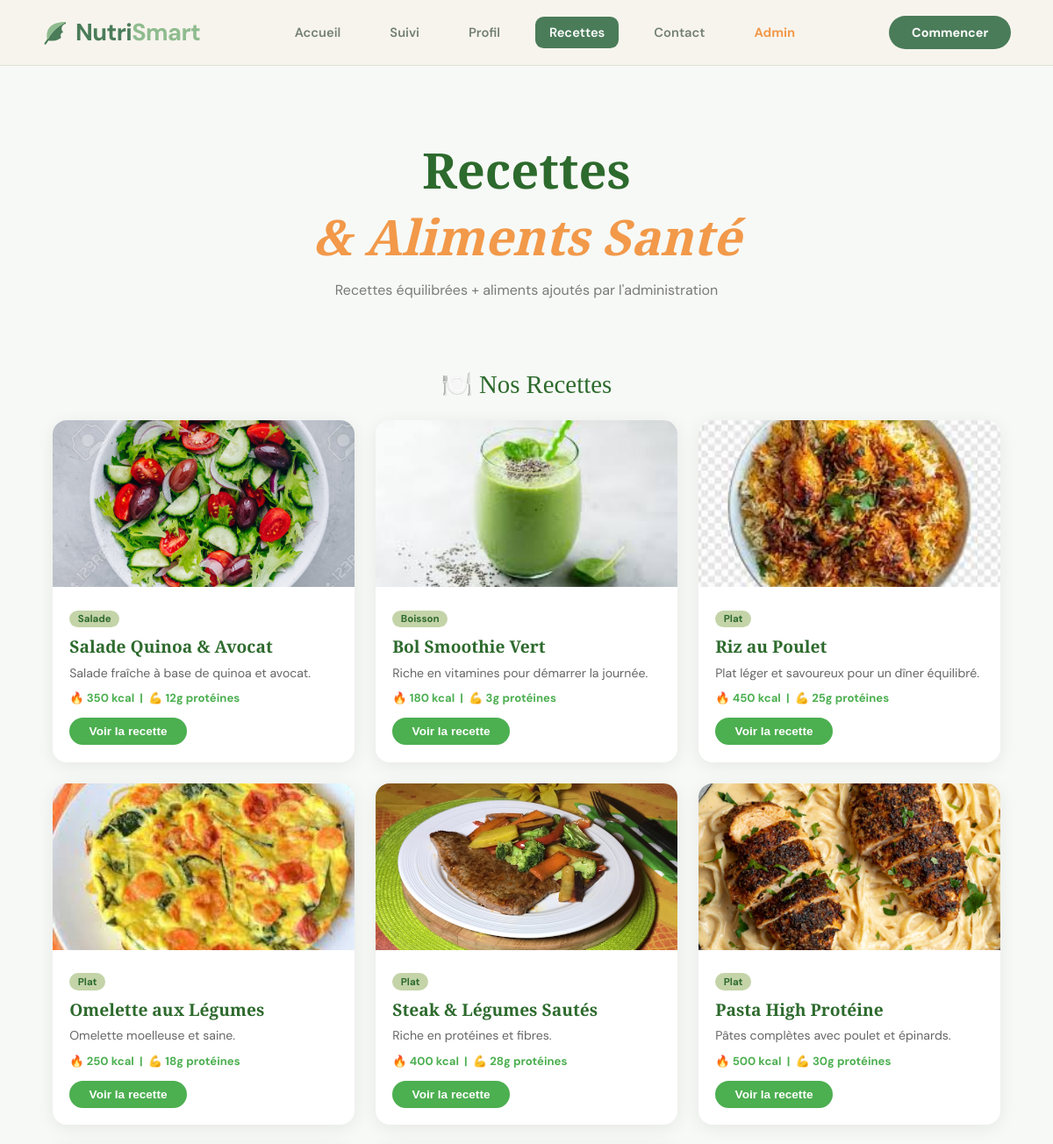
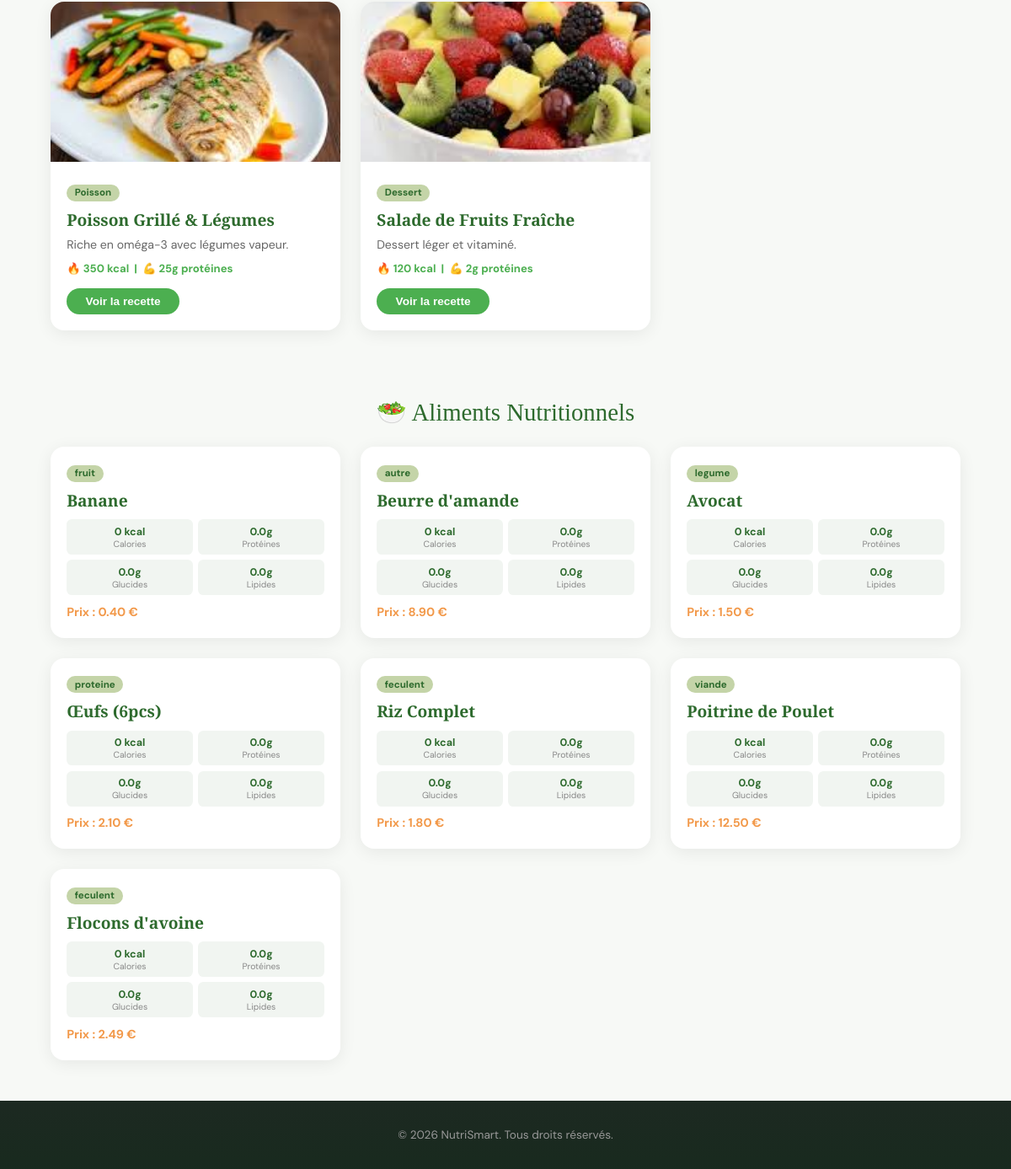
The app's page /Views/frontoffice/recette.php with its own data (2 pictures, top to bottom).
### tables this page shows
CREATE TABLE `aliment` (
  `id` int(10) UNSIGNED NOT NULL,
  `nom` varchar(255) NOT NULL,
  `categorie` varchar(32) NOT NULL DEFAULT 'autre',
  `calories_100g` decimal(8,2) DEFAULT NULL COMMENT 'kcal / 100 g',
  `proteines_100g` decimal(8,2) DEFAULT NULL COMMENT 'g / 100 g',
  `glucides_100g` decimal(8,2) DEFAULT NULL,
  `lipides_100g` decimal(8,2) DEFAULT NULL,
  `prix` decimal(10,2) DEFAULT NULL COMMENT 'prix unitaire (référence)'
);

### Models/Aliment.php (called while the page is built, shortened)
<?php
class Aliment {
    private $conn;
    private $table_name = "aliment";
    public function __construct($db) {
        $this->conn = $db;
    }
    public function readAll() {
        $query = "SELECT * FROM " . $this->table_name . " ORDER BY id DESC";
        $stmt = $this->conn->prepare($query);
        $stmt->execute();
        return $stmt;
    }
}
?>

### Views/frontoffice/recette.php (the view, shortened to what this page needs)
<?php
include_once __DIR__ . '/../../Models/Aliment.php';
$db = (new Database())->getConnection();
$stmt = (new Aliment($db))->readAll();
$aliments = $stmt->fetchAll(PDO::FETCH_ASSOC);
?>
<!DOCTYPE html>
<html lang="fr">
<head>
  <link rel="stylesheet" href="css/shared-styles.css">
</head>
<body>
<nav id="navbar">
  <a href="nutrismart-website.html" class="nav-logo">
    <div><span style="color:#4a7c59">Nutri</span><span style="color:#8fbc8f">Smart</span></div>
  </a>
  <ul class="nav-links">
    <li><a href="nutrismart-website.html">Accueil</a></li>
    <li><a href="suivi-statistiques.php">Suivi</a></li>
    <li><a href="profile.html">Profil</a></li>
    <li><a href="recette.php" class="active">Recettes</a></li>
    <li><a href="contact.html">Contact</a></li>
    <li><a href="../backoffice/nutrismart-dashboard.php" style="color:#f2994a;font-weight:700">Admin</a></li>
  </ul>
  <div class="nav-auth"><a href="register.html" class="nav-cta">Commencer</a></div>
</nav>
<div class="hero">
  <h1>Recettes <em>& Aliments Santé</em></h1>
  <p>Recettes équilibrées + aliments ajoutés par l'administration</p>
</div>
<div class="section-title">🍽️ Nos Recettes</div>
<div class="grid">
  <?php
  $static = [
    ['Salade Quinoa & Avocat',    'images/salade.jpg',     'Salade fraîche à base de quinoa et avocat.',    '12g','350','Salade',  ['100g quinoa','1 avocat','Tomates cerises','Roquette','Huile olive'],['Cuire quinoa.','Couper avocat & tomates.','Mélanger et assaisonner.']],
    ['Bol Smoothie Vert',         'images/smoothie.jpg',   'Riche en vitamines pour démarrer la journée.',  '3g', '180','Boisson', ['1 pomme verte','Épinards','1 banane','200ml eau de coco'],['Tout mettre dans un blender.','Mixer.','Servir frais.']],
    ['Riz au Poulet',             'images/riz-poulet.jpg', 'Plat léger et savoureux pour un dîner équilibré.','25g','450','Plat', ['150g riz basmati','200g poulet','Carottes, petits pois','Épices'],['Cuire le riz.','Griller le poulet.','Mélanger avec légumes vapeur.']],
    ['Omelette aux Légumes',      'images/omelette.jpg',   'Omelette moelleuse et saine.',                  '18g','250','Plat',   ['3 œufs','Poivrons, oignons','Herbes, sel'],['Battre les œufs.','Revenir les légumes.','Cuire jusqu\'à ferme.']],
    ['Steak & Légumes Sautés',    'images/steak.jpg',      'Riche en protéines et fibres.',                 '28g','400','Plat',   ['150g steak','Poivrons, brocolis','Huile olive'],['Revenir légumes.','Griller steak.','Servir ensemble.']],
    ['Pasta High Protéine',       'images/pasta.jpg',      'Pâtes complètes avec poulet et épinards.',      '30g','500','Plat',   ['100g pâtes','150g poulet','Épinards, ail'],['Cuire pâtes al dente.','Revenir poulet & épinards.','Mélanger.']],
    ['Poisson Grillé & Légumes',  'images/poisson.jpg',    'Riche en oméga-3 avec légumes vapeur.',         '25g','350','Poisson',['150g poisson blanc','Courgettes, brocolis','Citron'],['Assaisonner & griller 5 min.','Cuire légumes vapeur.','Servir avec citron.']],
    ['Salade de Fruits Fraîche',  'images/saladefruit.jpg','Dessert léger et vitaminé.',                    '2g', '120','Dessert',['Pomme, poire, kiwi','Fraises, myrtilles','Jus de citron'],['Couper les fruits.','Mélanger avec citron.','Servir frais.']],
  ];
  foreach($static as $i => [$nom,$img,$desc,$prot,$cal,$cat,$ing,$prep]):
  ?>
  <div class="card">
    <img src="<?= $img ?>" alt="<?= $nom ?>" onerror="this.style.display='none'">
    <div class="card-body">
      <span class="badge"><?= $cat ?></span>
      <h3><?= $nom ?></h3>
      <p><?= $desc ?></p>
      <p style="margin-top:.5rem;font-size:.82rem;color:#4CAF50;font-weight:700">🔥 <?= $cal ?> kcal &nbsp;|&nbsp; 💪 <?= $prot ?> protéines</p>
      <button class="btn" onclick="toggle(this)">Voir la recette</button>
    </div>
  </div>
  <?php endforeach; ?>
</div>
<?php if (!empty($aliments)): ?>
<div class="section-title">🥗 Aliments Nutritionnels</div>
<div class="grid">
  <?php foreach($aliments as $a): ?>
  <div class="card">
    <div class="card-body">
      <span class="badge"><?= htmlspecialchars($a['categorie'] ?? 'Autre') ?></span>
      <h3><?= htmlspecialchars($a['nom']) ?></h3>
      <div class="macros">
        <div class="macro"><?= (int)($a['calories']??0) ?> kcal<span>Calories</span></div>
        <div class="macro"><?= number_format((float)($a['proteines']??0),1) ?>g<span>Protéines</span></div>
        <div class="macro"><?= number_format((float)($a['glucides']??0),1) ?>g<span>Glucides</span></div>
        <div class="macro"><?= number_format((float)($a['lipides']??0),1) ?>g<span>Lipides</span></div>
      </div>
      <?php if(!empty($a['prix'])): ?>
      <p style="color:#F2994A;font-weight:700;font-size:.9rem">Prix : <?= number_format((float)$a['prix'],2) ?> €</p>
      <?php endif; ?>
    </div>
  </div>
  <?php endforeach; ?>
</div>
<?php endif; ?>
<footer>&copy; 2026 NutriSmart. Tous droits réservés.</footer>
</body>
</html>

### Views/frontoffice/css/shared-styles.css (style rules this page uses)
:root { --forest: #223c2a; --primary: #4a7c59; --mid: #8fbc8f; --lime: #c4d4a8; --orange: #f2994a; --peach: #f4a241; --cream: #f7f3ec; --sand: #ede8de; --white: #ffffff; --charcoal: #2a2c2a; --gray: #748074; --light-g: #c5d5c0; --r: 0.75rem; }
*, *::before, *::after { box-sizing: border-box; margin: 0; padding: 0; }
html { scroll-behavior: smooth; }
body { font-family: 'DM Sans', sans-serif; background: var(--cream); color: var(--charcoal); overflow-x: hidden; }
nav { position: sticky; top: 0; z-index: 100; display: flex; align-items: center; justify-content: space-between; padding: 1.1rem 3rem; background: rgba(247, 243, 236, 0.92); backdrop-filter: blur(14px); border-bottom: 1px solid rgba(45, 106, 45, 0.12); animation: slideDown .6s ease both; }
.nav-logo { display: flex; align-items: center; gap: .5rem; font-family: 'DM Sans', sans-serif; font-size: 1.7rem; font-weight: 700; text-decoration: none; letter-spacing: -0.02em; }
.nav-links { display: flex; gap: 1.5rem; list-style: none; align-items: center; }
.nav-auth { display: flex; align-items: center; gap: 1.5rem; }
.nav-links a { font-size: .92rem; font-weight: 600; color: var(--gray); text-decoration: none; transition: all .3s ease; padding: 0.5rem 1rem; border-radius: 0.6rem; }
.nav-links a.active { color: var(--white); background: var(--primary); }
.nav-cta { background: var(--primary); color: var(--white); padding: .65rem 1.6rem; border-radius: 2rem; font-size: .9rem; font-weight: 700; text-decoration: none; transition: all .3s; border: none; cursor: pointer; }
footer { background: linear-gradient(rgba(15, 28, 20, 0.94), rgba(20, 38, 26, 0.98)), url('https://images.unsplash.com/photo-1490645935967-10de6ba17061?auto=format&fit=crop&w=1600&q=80') center/cover fixed; color: rgba(255, 255, 255, .65); padding: 6rem 5rem 0; font-size: .88rem; position: relative; overflow: hidden; }

### Views/frontoffice/recette.php (style rules this page uses)
body { background:#f7f9f6; }
.hero { text-align:center; padding:5rem 2rem 3rem; }
.hero h1 { font-family:'Playfair Display',serif; font-size:clamp(2rem,5vw,3.5rem); color:#2D6A2D; }
.hero h1 em { color:#F2994A; font-style:italic; display:block; }
.hero p { color:#7A7A7A; margin-top:.8rem; }
.section-title { text-align:center; padding:2rem 1rem .5rem; font-family:'Playfair Display',serif; font-size:1.8rem; color:#2D6A2D; }
.grid { display:grid; grid-template-columns:repeat(auto-fill,minmax(270px,1fr)); gap:1.5rem; padding:1rem 5% 3rem; }
.card { background:#fff; border-radius:1rem; box-shadow:0 4px 20px rgba(0,0,0,.07); overflow:hidden; transition:.3s; }
.card img { width:100%; height:190px; object-fit:cover; }
.card-body { padding:1.2rem; }
.card-body h3 { font-family:'Playfair Display',serif; font-size:1.2rem; color:#2D6A2D; margin-bottom:.4rem; }
.card-body p { font-size:.88rem; color:#666; line-height:1.5; }
.btn { display:inline-block; margin-top:.8rem; padding:.5rem 1.4rem; border-radius:2rem; background:#4CAF50; color:#fff; font-weight:600; font-size:.85rem; border:none; cursor:pointer; }
.badge { display:inline-block; padding:.15rem .6rem; border-radius:1rem; font-size:.72rem; font-weight:700; background:#C4D4A8; color:#2D6A2D; margin-bottom:.5rem; }
.macros { display:grid; grid-template-columns:1fr 1fr; gap:.4rem; margin:.6rem 0; }
.macro { background:#f1f5f1; border-radius:.4rem; padding:.4rem; text-align:center; font-size:.78rem; color:#2D6A2D; font-weight:700; }
.macro span { display:block; font-size:.65rem; color:#888; font-weight:400; }
footer { text-align:center; padding:2rem; color:#999; font-size:.85rem; }

### records on screen
aliment: categorie "fruit", nom "Banane", calories "0", proteines "0.0", glucides "0.0", lipides "0.0", prix "0.40"
aliment: categorie "autre", nom "Beurre d'amande", calories "0", proteines "0.0", glucides "0.0", lipides "0.0", prix "8.90"
aliment: categorie "legume", nom "Avocat", calories "0", proteines "0.0", glucides "0.0", lipides "0.0", prix "1.50"
aliment: categorie "proteine", nom "Œufs (6pcs)", calories "0", proteines "0.0", glucides "0.0", lipides "0.0", prix "2.10"
aliment: categorie "feculent", nom "Riz Complet", calories "0", proteines "0.0", glucides "0.0", lipides "0.0", prix "1.80"
aliment: categorie "viande", nom "Poitrine de Poulet", calories "0", proteines "0.0", glucides "0.0", lipides "0.0", prix "12.50"
aliment: categorie "feculent", nom "Flocons d'avoine", calories "0", proteines "0.0", glucides "0.0", lipides "0.0", prix "2.49"

### other values on screen
$cat "Salade"
$nom "Salade Quinoa & Avocat"
$desc "Salade fraîche à base de quinoa et avocat."
$cal "350"
$prot "12g"
$cat "Boisson"
$nom "Bol Smoothie Vert"
$desc "Riche en vitamines pour démarrer la journée."
$cal "180"
$prot "3g"
$cat "Plat"
$nom "Riz au Poulet"
$desc "Plat léger et savoureux pour un dîner équilibré."
$cal "450"
$prot "25g"
